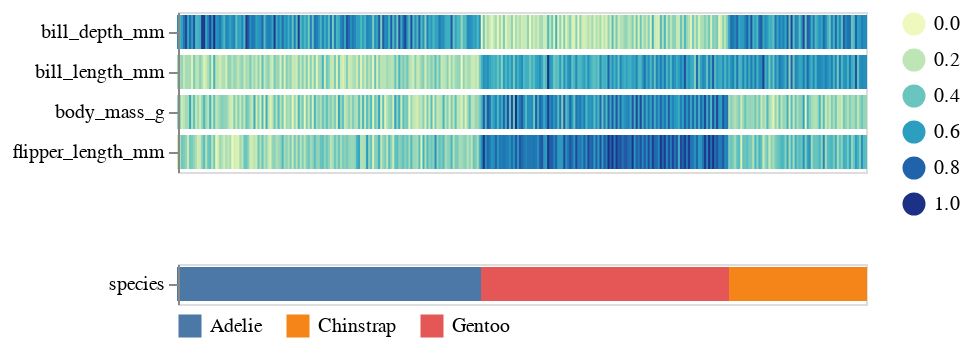

The code cell stored with this chart in its notebook:
### Markdown cell above
Heatmaps can be colored by a categorical column.
Here we can see that the penguin species
explains much of the variation
in the different measures.
You can hover over both the numerical and categorical observations
to view their exact value.

### Code cell
aly.heatmap(penguins, 'species')

### Figure 1 — Vega-Lite specification as saved in the notebook (floating-point values rounded to 4 significant figures; data arrays with more than 128 entries replaced by an {"elided": "..."} marker saying what was removed)
{"config": {"view": {"continuousWidth": 400, "continuousHeight": 300}}, "vconcat": [{"data": {"name": "data-1bfd9ecf88ea94bd3f6f3074acdce7c3"}, "mark": {"type": "rect", "height": 16}, "encoding": {"color": {"type": "quantitative", "field": "value", "legend": {"orient": "right", "type": "gradient"}, "scale": {"scheme": "yellowgreenblue"}, "title": null}, "stroke": {"type": "quantitative", "field": "value", "scale": {"scheme": "yellowgreenblue"}}, "tooltip": {"type": "quantitative", "field": "value"}, "x": {"type": "ordinal", "axis": null, "field": "index", "title": null}, "y": {"type": "nominal", "field": "key", "title": null}}, "transform": [{"window": [{"op": "count", "as": "index"}]}, {"fold": ["bill_length_mm", "bill_depth_mm", "flipper_length_mm", "body_mass_g"]}], "width": 344}, {"data": {"name": "data-77105098c5e90a9376153d658551b682"}, "mark": {"type": "rect", "height": 16}, "encoding": {"color": {"type": "nominal", "field": "value", "legend": {"offset": 5, "orient": "bottom"}, "scale": {"scheme": "tableau10"}, "title": null}, "stroke": {"type": "nominal", "field": "value", "scale": {"scheme": "tableau10"}}, "tooltip": {"type": "nominal", "field": "value"}, "x": {"type": "ordinal", "axis": null, "field": "index", "title": null}, "y": {"type": "nominal", "field": "key", "title": null}}, "transform": [{"window": [{"op": "count", "as": "index"}]}, {"fold": ["species"]}], "width": 344}], "$schema": "https://vega.github.io/schema/vega-lite/v4.8.1.json", "datasets": {"data-1bfd9ecf88ea94bd3f6f3074acdce7c3": {"elided": "344 records"}, "data-77105098c5e90a9376153d658551b682": {"elided": "344 records"}}}
